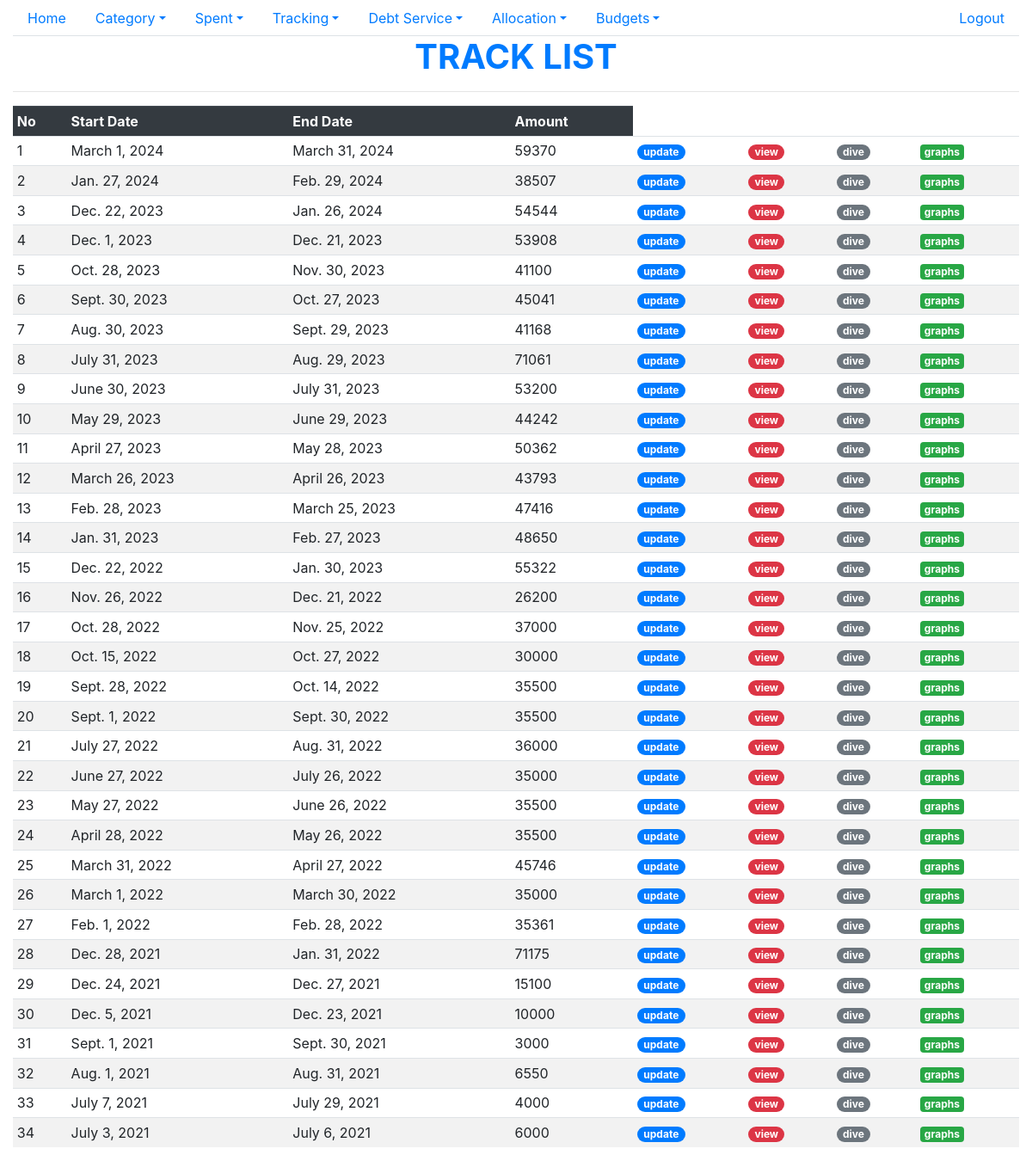
The page /tracklist/ (signed in) on the database its author committed.
### spent/models.py (models this page shows, shortened)
class Track(models.Model):
    start_date = models.DateField()
    end_date = models.DateField(null=True,blank=True)
    amount = models.IntegerField()
    daily_limit = models.IntegerField(default=0)
    voided = models.IntegerField(default=0)
    user_id = models.ForeignKey(settings.AUTH_USER_MODEL,on_delete=models.CASCADE)
    date_created = models.DateTimeField(auto_now_add=True)
    date_updated = models.DateTimeField(auto_now=True)
    class Meta:
        ordering =["-start_date"]

### spent/views.py (the view)
# urls.py: path('tracklist/',views.TrackListView.as_view(),name="track_list"),
class TrackListView(LoginRequiredMixin,ListView):
    model = Track
    template_name = "spent/track_list.html"
    login_url = settings.LOGIN_URL
    def get_queryset(self):
        queryset= super().get_queryset()
        user = User.objects.get(username=self.request.user)
        queryset = queryset.filter(user_id=user,voided=0)
        return queryset

### spent/templates/spent/track_list.html (shortened to what this page needs)
{% extends "base.html"%}
{% block content %}
<h1 class="text-center text-primary font-weight-bold">TRACK LIST</h1>
<hr/>
<table class="table table-striped table-sm">
  <tr class="thead-dark">
    <th>No</th><th>Start Date</th> <th>End Date</th><th>Amount</th>
  </tr>
  {% for obj in object_list %}
    <tr>
      <td>{{forloop.counter}}</td><td>{{obj.start_date}}</td> <td>{{obj.end_date}}</td><td>{{obj.amount}}</td>
      <td><a href="{%url 'update_track' obj.id%}"  class="badge badge-pill badge-primary">update</a></td>
      <td><a href="{%url 'tracker_list' obj.id%}" class="badge badge-pill badge-danger">view</a></td>
      <td><a href="{% url 'track_spents' obj.id %}" class="badge badge-pill badge-secondary">dive</a></td>
      <td><a href="{% url 'summary_graph' obj.id %}" class="badge badge-success">graphs</a></td>
    </tr>
  {% endfor %}
</table>
{% endblock content %}

### static/spent/main.css (style rules this page uses)
body { color: #000; overflow-x: hidden; height: 100%; background-repeat: no-repeat; background-size: 100% 100% }

### rows shown on the page
Track: start_date "March 1, 2024", end_date "March 31, 2024", amount "59370"
Track: start_date "Jan. 27, 2024", end_date "Feb. 29, 2024", amount "38507"
Track: start_date "Dec. 22, 2023", end_date "Jan. 26, 2024", amount "54544"
Track: start_date "Dec. 1, 2023", end_date "Dec. 21, 2023", amount "53908"
Track: start_date "Oct. 28, 2023", end_date "Nov. 30, 2023", amount "41100"
Track: start_date "Sept. 30, 2023", end_date "Oct. 27, 2023", amount "45041"
Track: start_date "Aug. 30, 2023", end_date "Sept. 29, 2023", amount "41168"
Track: start_date "July 31, 2023", end_date "Aug. 29, 2023", amount "71061"
Track: start_date "June 30, 2023", end_date "July 31, 2023", amount "53200"
Track: start_date "May 29, 2023", end_date "June 29, 2023", amount "44242"
Track: start_date "April 27, 2023", end_date "May 28, 2023", amount "50362"
Track: start_date "March 26, 2023", end_date "April 26, 2023", amount "43793"
Track: start_date "Feb. 28, 2023", end_date "March 25, 2023", amount "47416"
Track: start_date "Jan. 31, 2023", end_date "Feb. 27, 2023", amount "48650"
Track: start_date "Dec. 22, 2022", end_date "Jan. 30, 2023", amount "55322"
Track: start_date "Nov. 26, 2022", end_date "Dec. 21, 2022", amount "26200"
Track: start_date "Oct. 28, 2022", end_date "Nov. 25, 2022", amount "37000"
Track: start_date "Oct. 15, 2022", end_date "Oct. 27, 2022", amount "30000"
Track: start_date "Sept. 28, 2022", end_date "Oct. 14, 2022", amount "35500"
Track: start_date "Sept. 1, 2022", end_date "Sept. 30, 2022", amount "35500"
Track: start_date "July 27, 2022", end_date "Aug. 31, 2022", amount "36000"
Track: start_date "June 27, 2022", end_date "July 26, 2022", amount "35000"
Track: start_date "May 27, 2022", end_date "June 26, 2022", amount "35500"
Track: start_date "April 28, 2022", end_date "May 26, 2022", amount "35500"
Track: start_date "March 31, 2022", end_date "April 27, 2022", amount "45746"
Track: start_date "March 1, 2022", end_date "March 30, 2022", amount "35000"
Track: start_date "Feb. 1, 2022", end_date "Feb. 28, 2022", amount "35361"
Track: start_date "Dec. 28, 2021", end_date "Jan. 31, 2022", amount "71175"
Track: start_date "Dec. 24, 2021", end_date "Dec. 27, 2021", amount "15100"
Track: start_date "Dec. 5, 2021", end_date "Dec. 23, 2021", amount "10000"
Track: start_date "Sept. 1, 2021", end_date "Sept. 30, 2021", amount "3000"
Track: start_date "Aug. 1, 2021", end_date "Aug. 31, 2021", amount "6550"
Track: start_date "July 7, 2021", end_date "July 29, 2021", amount "4000"
Track: start_date "July 3, 2021", end_date "July 6, 2021", amount "6000"
